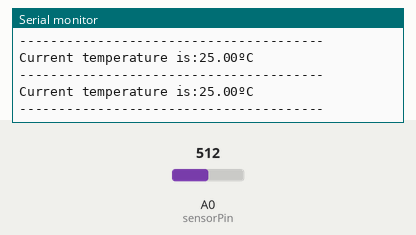
This sketch was run on a simulated Arduino Uno, built with avr-gcc and run on an emulated ATmega328P. Shown: the last lines printed to the serial monitor. The inputs (shaded band) are chosen by the test bench; at power-on: A0 (sensorPin) = 512.

Above: at 1.3 s.
1.4 s: A0 (sensorPin) set to 716
At 1.86 s:
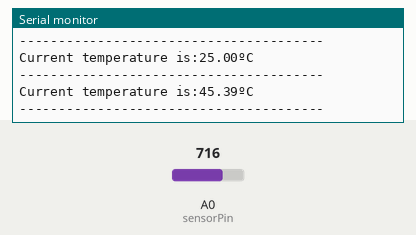
2.9 s: A0 (sensorPin) set to 900
At 3.39 s:
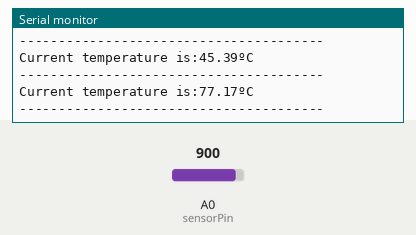
Timing chart, 0 to 5.9 s (numbered marks = the images above; inputs shaded):
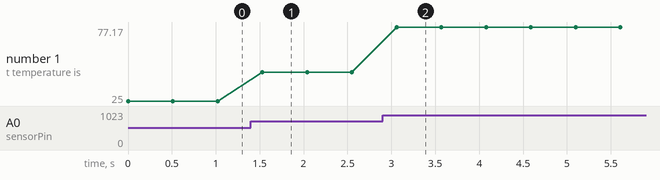

Measured:
- after the input at 1.4 s, the serial monitor: prints a new line after 0.13 s (image 1)
- after the input at 2.9 s, the serial monitor: prints a new line after 0.16 s (image 2)
- plotted number 1: 25 → 45.39 after the input at 1.4 s, 45.39 → 77.17 after the input at 2.9 s

The sketch:

KY013-test-v2.ino
```cpp
/* ========================================================================== */
/*   KY013-test-v2.ino                                                        */
/*   (c) 2012 Author                                                          */
/*                                                                            */
/*   Description:                                                             */
//      Export: 16.06.2017 Copyright by Joy-IT - Published under CC BY-NC-SA 3.0 Page 56 of 214
//      KY-013 Temperature-Sensor module
/* ========================================================================== */

#include <math.h>

int sensorPin = A0; // Declaration of the input pin

// These function translates the recorded analog measurement
double Thermistor(int RawADC)
{
  double Temp;
  Temp = log(10000.0 * ((1024.0 / RawADC - 1)));
  Temp = 1 /(0.001129148 + (0.000234125 + (0.0000000876741 * Temp * Temp)) * Temp);
  Temp = Temp - 273.15; // convert from Kelvin to Celsius
  return Temp;
}

// Serial output in 9600 Baud
void setup()
{
  Serial.begin(9600);
}

// The program measures the current voltage value on the NTC
// and translates it intp °C for the serial output
void loop()
{
  int readVal = analogRead(sensorPin);
  double temp = Thermistor(readVal);
  // Output on the serial interface
  Serial.print("Current temperature is:");
  Serial.print(temp);
  Serial.println("ºC");
  Serial.println("---------------------------------------");
  delay(500);
}
```
